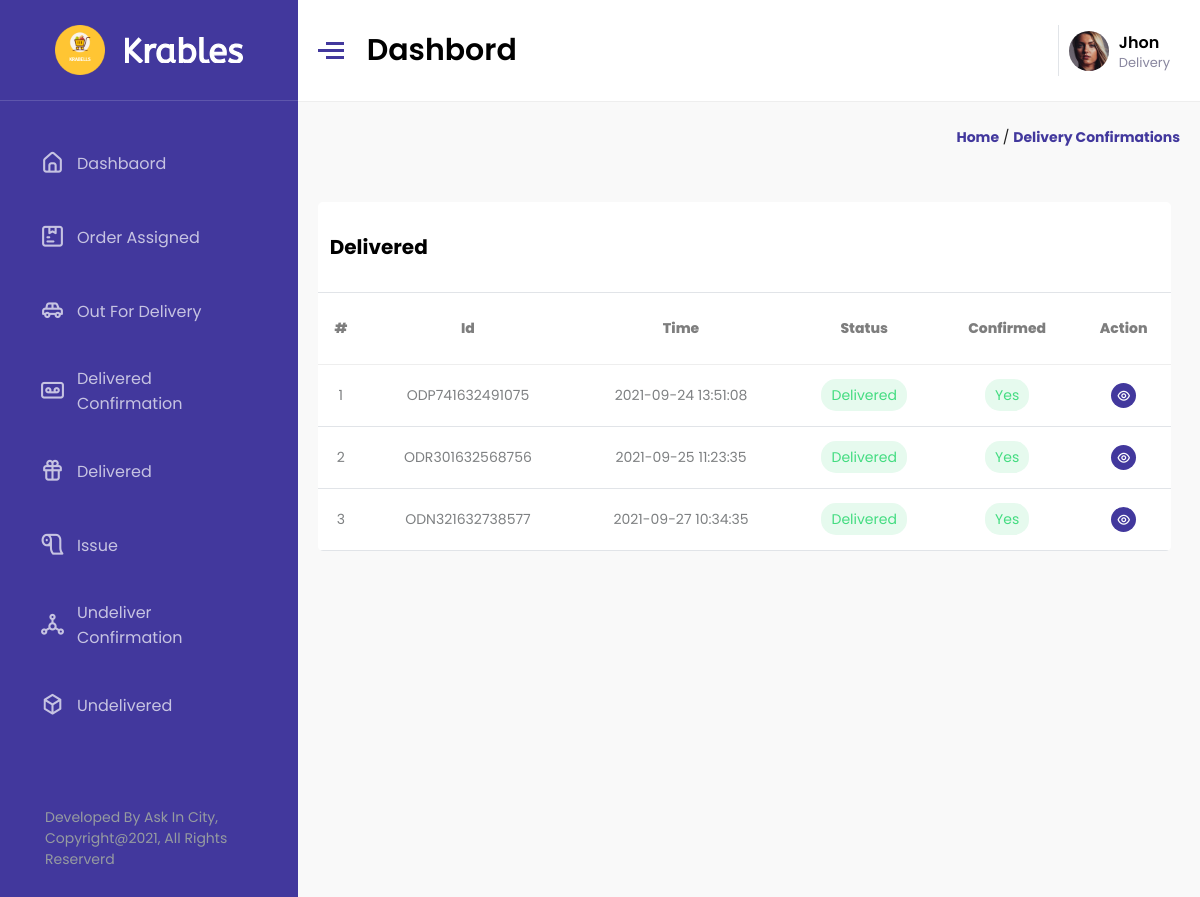
The page /deliveryBoy/delivered.php (signed in) on the database its author committed.
### tables this page shows
CREATE TABLE `orders` (
  `id` int(11) NOT NULL,
  `o_id` text NOT NULL,
  `u_id` int(11) NOT NULL,
  `ad_id` int(11) NOT NULL,
  `dv_date` varchar(255) NOT NULL,
  `dv_time` varchar(255) NOT NULL,
  `payment_type` int(11) NOT NULL,
  `payment_status` int(11) NOT NULL,
  `order_status` int(11) NOT NULL,
  `mihpayid` varchar(255) NOT NULL,
  `txnid` varchar(255) NOT NULL,
  `payu_status` varchar(255) NOT NULL,
  `total_amt` float NOT NULL,
  `ship_fee_order` float NOT NULL,
  `final_val` float NOT NULL,
  `isnew` int(11) NOT NULL,
  `delivered_by` int(11) NOT NULL,
  `u_cnfrm` int(11) NOT NULL,
  `ptu` int(11) NOT NULL,
  `udvc` int(11) NOT NULL,
  `is_p_app` int(11) NOT NULL,
  `is_w_ap` int(11) NOT NULL,
  `prmo` float NOT NULL,
  `wlmt` float NOT NULL
);

CREATE TABLE `order_time` (
  `id` int(11) NOT NULL,
  `oid` int(11) NOT NULL,
  `o_status` int(11) NOT NULL,
  `added_on` timestamp NOT NULL DEFAULT current_timestamp() ON UPDATE current_timestamp()
);

### deliveryBoy/delivered.php (the view)
<?php
    require("require/top.php");
    $did=$_SESSION['DELIVERY_ID'];
    $res=mysqli_query($con,"select orders.o_id,orders.id,order_time.added_on from orders,order_time where orders.delivered_by='$did' and  order_time.oid=orders.id and order_time.o_status=orders.order_status and orders.order_status='5'");
?>
 <div class="path">
          <div class="container">
            <a href="index.php">Home</a>
            /
            <a href="delivery_confirmation.php">Delivery confirmations</a>
          </div>
        </div>
        <div class="cartrow" id="catrow">
          <div class="gh">
            <div class="heading">
              <h3>Delivered</h3>
            </div>
            <div class="maincontainer">
              <table class="wishlist">
                <thead>
                  <th>#</th>
                  <th>Id</th>
                  <th>Time</th>
                  <th>Status</th>
                  <th>Confirmed</th>
                  <th>Action</th>
                </thead>
                <tbody>
                <?php
                $i=1;
                    while($rw=mysqli_fetch_assoc($res)){
                      $did=$_SESSION['DELIVERY_ID'];
                      $oid=$rw['id'];
                      $query="select * from cnfrm_delivery where od_id='$oid' and dv_id='$did'";
                      $rs=mysqli_query($con,$query);
                      if(mysqli_num_rows($rs)==0){
                ?>
                  <tr>
                    <td><?php echo $i; $i++; ?></td>
                    <td><?php echo $rw['o_id']; ?></td>
                    <td><?php echo $rw['added_on']; ?></td>
                    <td>
                      <span class="badge green"> Delivered</span>
                    </td>
                    <td>
                      <span class="badge green"> Yes </span>
                    </td>
                    <td>
                      <div class="acn">
                        <a href="order-detail.php?id=<?php echo $rw['id'] ?>" class="view">
                          <i class="uil uil-eye"></i>
                        </a>
                      </div>
                    </td>
                  </tr>
                <?php }} ?>
                </tbody>
              </table>
            </div>
          </div>
        </div>
<?php
    require("require/foot.php");
?>

### deliveryBoy/assets/css/style.css (style rules this page uses)
* { margin: 0; padding: 0; -webkit-box-sizing: border-box; box-sizing: border-box; font-family: 'Poppins', sans-serif; }
html { font-size: 62.5%; }
body { background-color: #f9f9f9; }
a { color: #495057; text-transform: none; text-decoration: none; cursor: pointer; }
i { font-size: 1.8rem; cursor: pointer; }
.badge { padding: 0.6rem 1rem; border-radius: 15px; }
.green { background-color: #e6faee; color: #43dc80; }
.main .right-part .path { font-size: 14px; line-height: 1.4285em; color: rgba(0, 0, 0, 0.87); }
.main .right-part .path .container { width: 100%; padding: 2.5rem 2rem; text-align: right; }
.main .right-part .path .container a { color: #42389d; font-weight: 700; text-transform: capitalize; }
.right-part .cartrow { margin: 1.5rem 0; display: -webkit-box; display: -ms-flexbox; display: flex; -ms-flex-pack: distribute; justify-content: space-around; }
.right-part .cartrow .gh { width: 100%; padding: 1.5rem 2rem; }
.right-part .cartrow .gh .heading { padding: 3rem 1.2rem; display: -webkit-box; display: -ms-flexbox; display: flex; -webkit-box-pack: justify; -ms-flex-pack: justify; justify-content: space-between; background-color: #fff; width: 99%; border-radius: 5px 5px 0 0; border-bottom: 1px solid #e1e4e8; }
.right-part .cartrow .gh .heading h3 { font-size: 2rem; text-transform: capitalize; }
.right-part .cartrow .gh .maincontainer { background-color: #fff; border-radius: 0 0 5px 5px; width: 99%; overflow-x: auto; }
.right-part .cartrow .gh .maincontainer table { min-height: 10rem; min-width: 70rem; }
.right-part .cartrow .gh .maincontainer table thead { font-size: 1.4rem; font-weight: 800; color: #7e7e7e; }
.right-part .cartrow .gh .maincontainer table thead th { padding: 2.5rem 1rem; border-bottom: 1px solid #eee; font-weight: 800; }
.right-part .cartrow .gh .maincontainer table tbody td { padding: 1.8rem 1rem; font-size: 1.4rem; text-align: center !important; color: #7e8082; border-bottom: 1px solid #e1e4e8; }
.right-part .cartrow .gh .maincontainer table tbody td a { display: -webkit-box; display: -ms-flexbox; display: flex; width: 5rem; margin: 0.1rem auto; }
.right-part .cartrow .gh .maincontainer table tbody td .acn { display: -webkit-box; display: -ms-flexbox; display: flex; -webkit-box-align: center; -ms-flex-align: center; align-items: center; -webkit-box-pack: center; -ms-flex-pack: center; justify-content: center; }
.right-part .cartrow .gh .maincontainer table tbody td .acn a { margin: 0; height: 2.5rem; width: 2.5rem; display: -webkit-box; display: -ms-flexbox; display: flex; -webkit-box-align: center; -ms-flex-align: center; align-items: center; -webkit-box-pack: center; -ms-flex-pack: center; justify-content: center; border-radius: 50%; margin: 0 0.2rem; }
.right-part .cartrow .gh .maincontainer table tbody td .acn a i { color: #fff; font-size: 1.5rem; }
.right-part .cartrow .gh .maincontainer table tbody td .acn .view { background-color: #42389d; }
.right-part .cartrow .gh .maincontainer .wishlist { width: 100%; border-collapse: collapse; }

### rows shown on the page
orders: o "ODP741632491075", order_time.added_on "2021-09-24 13:51:08"
orders: o "ODR301632568756", order_time.added_on "2021-09-25 11:23:35"
orders: o "ODN321632738577", order_time.added_on "2021-09-27 10:34:35"
